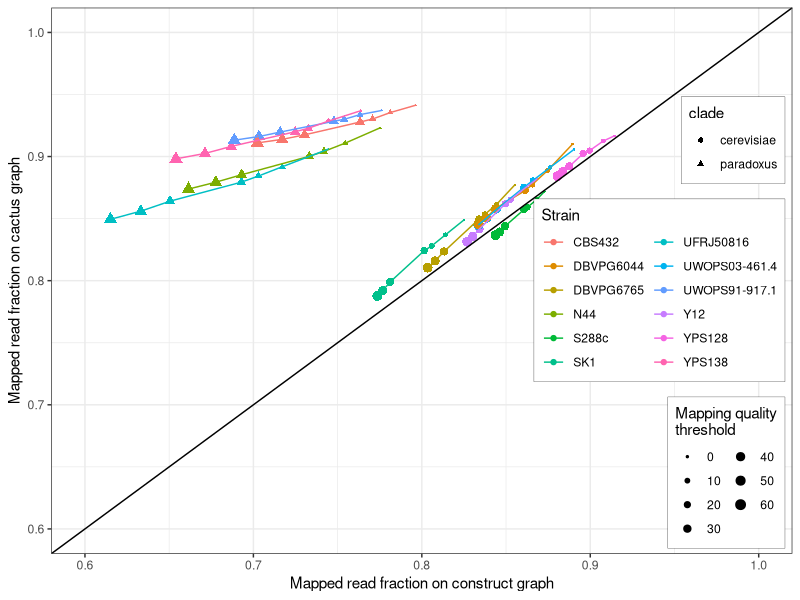
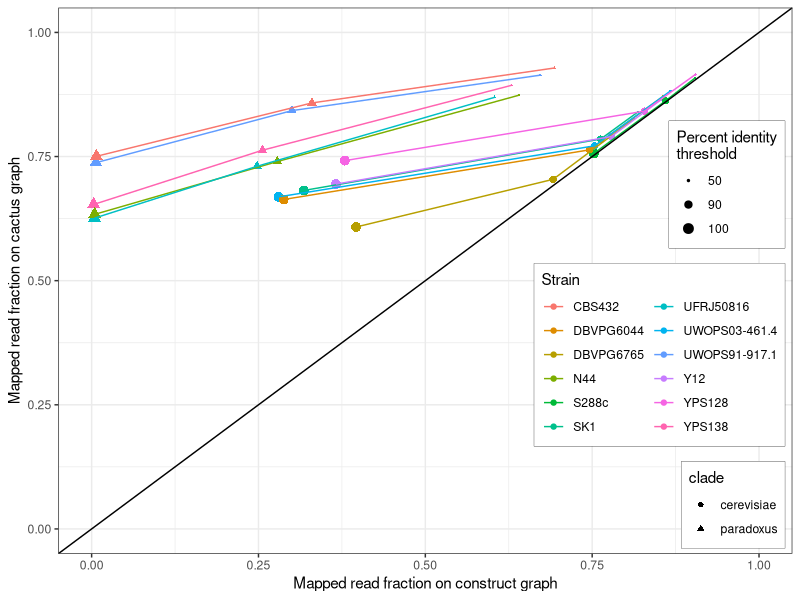
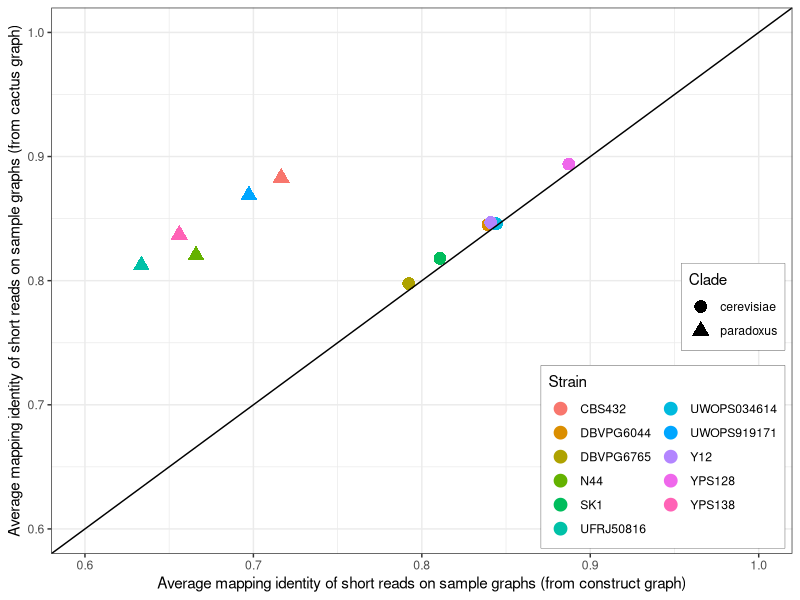
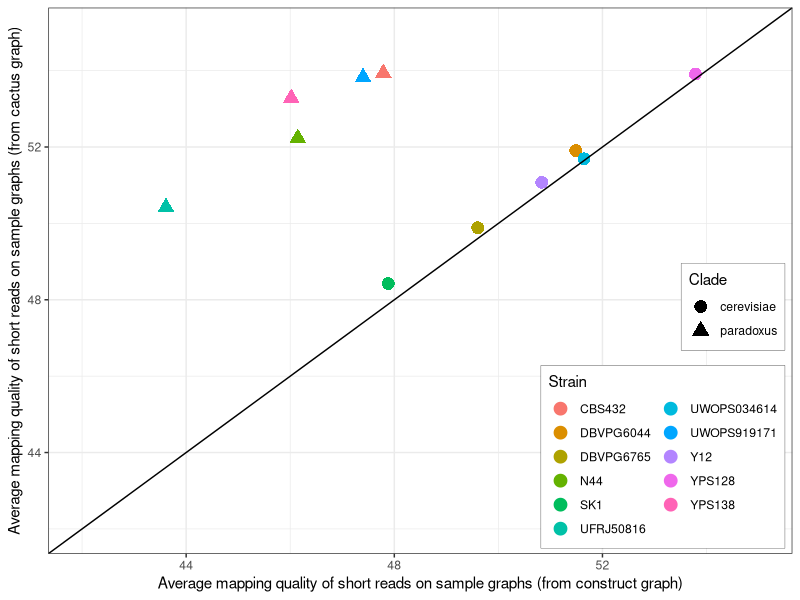
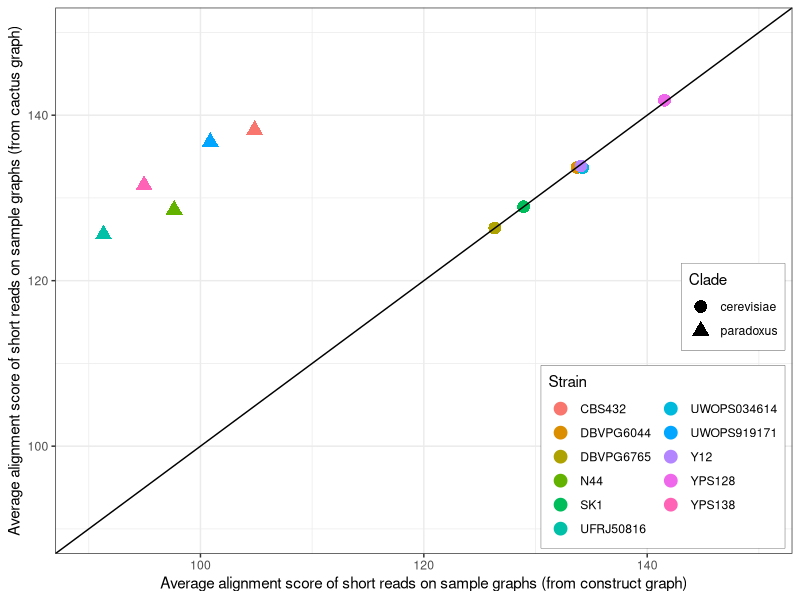

The R script that drew these images, in order:
library(tidyverse)
library(magrittr)

##############
#Read mapping#
##############

construct <- read_tsv("data/yeast.mapping.constructunion.all.tsv", col_names = c("mapq_gt0", "mapq_ge10", "mapq_ge20", "mapq_ge30", "mapq_ge40", "mapq_ge50", "mapq_ge60", "id_ge100", "id_ge90", "id_ge50", "all", "graph", "sample"))
cactus <- read_tsv("data/yeast.mapping.cactus.all.tsv", col_names = c("mapq_gt0", "mapq_ge10", "mapq_ge20", "mapq_ge30", "mapq_ge40", "mapq_ge50", "mapq_ge60", "id_ge100", "id_ge90", "id_ge50", "all", "graph", "sample"))

construct_new <- construct %>%
  gather("mapq_gt0", "mapq_ge10", "mapq_ge20", "mapq_ge30", "mapq_ge40", "mapq_ge50", "mapq_ge60", "id_ge100", "id_ge90", "id_ge50", key="filter", value="construct_number") %>%
  mutate(construct_fraction = construct_number / all) %>%
  select(sample, filter, construct_fraction)

cactus_new <- cactus %>%
  gather("mapq_gt0", "mapq_ge10", "mapq_ge20", "mapq_ge30", "mapq_ge40", "mapq_ge50", "mapq_ge60", "id_ge100", "id_ge90", "id_ge50", key="filter", value="cactus_number") %>%
  mutate(cactus_fraction = cactus_number / all) %>%
  select(sample, filter, cactus_fraction)

# Mapping quality plot
pdf('pdf/yeast-mapping-quality-all.pdf', 6, 6)
construct_new %>%
  inner_join(cactus_new, by=c("sample", "filter")) %>%
  filter(filter %in% c("mapq_gt0", "mapq_ge10", "mapq_ge20", "mapq_ge30", "mapq_ge40", "mapq_ge50", "mapq_ge60")) %>%
  mutate(filter = factor(filter, levels = c("mapq_gt0", "mapq_ge10", "mapq_ge20", "mapq_ge30", "mapq_ge40", "mapq_ge50", "mapq_ge60"), labels = c("0", "10", "20", "30", "40", "50", "60"))) %>%
  mutate(clade=ifelse(sample %in% c("UWOPS91-917.1","UFRJ50816","YPS138","N44","CBS432"), 'paradoxus', 'cerevisiae')) %>%
  ggplot(aes(construct_fraction, cactus_fraction, color=sample, pch=clade)) +
  geom_point(aes(size=filter)) +
  geom_line() +
  labs(color="Strain", size="Mapping quality\nthreshold", x="Mapped read fraction on construct graph", y="Mapped read fraction on cactus graph") +
  coord_cartesian(xlim=c(0.6,1), ylim=c(0.6,1)) +
  geom_abline(intercept=0) +
  scale_size_discrete(range=c(.5,3)) +
  theme_bw() +
  theme(legend.position=c(.99,.01), legend.justification=c(1, 0),
        legend.box.just='right',
        legend.background=element_rect(colour='black', size=.1)) +
  guides(size=guide_legend(ncol=2), color=guide_legend(ncol=2))
dev.off()

# Mapping percent identity plot
pdf('pdf/yeast-mapping-identity-all.pdf', 6, 6)
construct_new %>%
  inner_join(cactus_new, by=c("sample", "filter")) %>%
  filter(filter %in% c("id_ge100", "id_ge90", "id_ge50")) %>%
  mutate(filter = factor(filter, levels = c("id_ge50", "id_ge90", "id_ge100"), labels = c("50", "90", "100"))) %>%
  mutate(clade=ifelse(sample %in% c("UWOPS91-917.1","UFRJ50816","YPS138","N44","CBS432"), 'paradoxus', 'cerevisiae')) %>%
  ggplot(aes(construct_fraction, cactus_fraction, color=sample, pch=clade)) +
  geom_point(aes(size=filter)) +
  geom_line() +
  labs(color="Strain", size="Percent identity\nthreshold", x="Mapped read fraction on construct graph", y="Mapped read fraction on cactus graph") +
  coord_cartesian(xlim=c(0,1), ylim=c(0,1)) +
  geom_abline(intercept=0) +
  scale_size_discrete(range=c(.5,3)) +
  theme_bw() +
  theme(legend.position=c(.99,.01), legend.justification=c(1, 0),
        legend.box.just='right',
        legend.background=element_rect(colour='black', size=.1)) +
  guides(color=guide_legend(ncol=2, order=2), size=guide_legend(order=1))
dev.off()


###############
#SV genotyping#
###############

identity <- read_tsv("data/constructunion.all.reads.identity.tsv", col_names = c("graph", "strain", "identity"))
quality <- read_tsv("data/constructunion.all.reads.mapq.tsv", col_names = c("graph", "strain", "quality"))
score <- read_tsv("data/constructunion.all.reads.score.tsv", col_names = c("graph", "strain", "score"))

# Mapping identity plot
pdf('pdf/yeast-genotyping-identity-all.pdf', 6, 6)
identity %>%
  spread(graph, identity) %>%
  mutate(clade=ifelse(strain %in% c("UWOPS919171","UFRJ50816","YPS138","N44","CBS432"), 'paradoxus', 'cerevisiae')) %>%
  ggplot(aes(construct, cactus, color=strain, shape=clade)) +
  geom_point(size=4) +
  labs(color="Strain", shape="Clade", x="Average mapping identity of short reads on sample graphs (from construct graph)", y="Average mapping identity of short reads on sample graphs (from cactus graph)") +
  coord_cartesian(xlim=c(0.6,1), ylim=c(0.6,1)) +
  geom_abline(intercept=0) +
  theme_bw() +
  theme(legend.position=c(.99,.01), legend.justification=c(1, 0),
        legend.box.just='right',
        legend.background=element_rect(colour='black', size=.1)) +
  guides(color=guide_legend(ncol=2, order=2), shape=guide_legend(order=1))
dev.off()

# Mapping quality plot
pdf('pdf/yeast-genotyping-quality-all.pdf', 6, 6)
quality %>%
  spread(graph, quality) %>%
  mutate(clade=ifelse(strain %in% c("UWOPS919171","UFRJ50816","YPS138","N44","CBS432"), 'paradoxus', 'cerevisiae')) %>%
  ggplot(aes(construct, cactus, color=strain, shape=clade)) +
  geom_point(size=4) +
  labs(color="Strain", shape="Clade", x="Average mapping quality of short reads on sample graphs (from construct graph)", y="Average mapping quality of short reads on sample graphs (from cactus graph)") +
  coord_cartesian(xlim=c(42,55), ylim=c(42,55)) +
  geom_abline(intercept=0) +
  theme_bw() +
  theme(legend.position=c(.99,.01), legend.justification=c(1, 0),
        legend.box.just='right',
        legend.background=element_rect(colour='black', size=.1)) +
  guides(color=guide_legend(ncol=2, order=2), shape=guide_legend(order=1))
dev.off()

# Mapping score plot
pdf('pdf/yeast-genotyping-score-all.pdf', 8, 7)
score %>%
  spread(graph, score) %>%
  mutate(clade=ifelse(strain %in% c("UWOPS919171","UFRJ50816","YPS138","N44","CBS432"), 'paradoxus', 'cerevisiae')) %>%
  ggplot(aes(construct, cactus, color=strain, shape=clade)) +
  geom_point(size=4) +
  labs(color="Strain", shape="Clade", x="Average alignment score of short reads on sample graphs (from construct graph)", y="Average alignment score of short reads on sample graphs (from cactus graph)") +
  coord_cartesian(xlim=c(90,150), ylim=c(90,150)) +
  geom_abline(intercept=0) +
  theme_bw() +
  theme(legend.position=c(.99,.01), legend.justification=c(1, 0),
        legend.box.just='right',
        legend.background=element_rect(colour='black', size=.1)) +
  guides(color=guide_legend(ncol=2, order=2), shape=guide_legend(order=1))
dev.off()
